Frame 1 (no input): blank canvas, image omitted
Frame 60 (the mouse pressed at the canvas centre just before this capture): blank canvas, image omitted
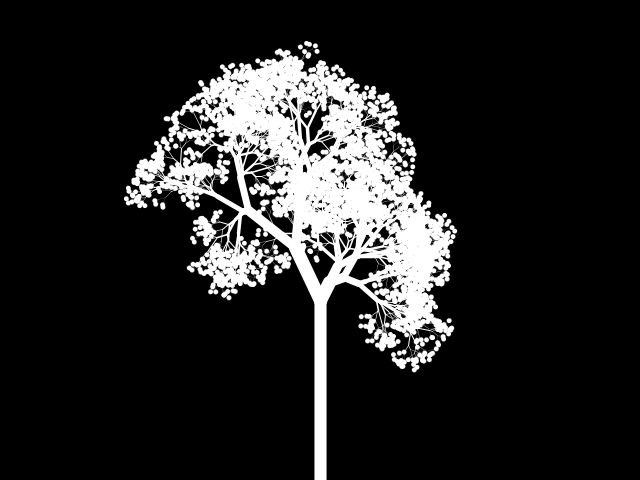
Frame 120 (the mouse held since frame 60 and released just before this capture)

The Processing sketch whose frames 1 and 60 were blank and that drew this single picture after the mouse press (run headless with seeded random() and noise(); from frame 60 on, the mouse is pressed at the canvas centre):

// Processing sketch: processing_145122
// ── processing_145122.pde

/* OpenProcessing Tweak of *@*http://www.openprocessing.org/sketch/1249*@* */
/* !do not delete the line above, required for linking your tweak if you upload again */

int timer;

void setup(){
  size(640,480);
}

void draw(){
  if (millis() - timer >= 2000) {
    drawTree();
    timer = millis();
  }
}


void drawTree(){
    background(0,0,0,255);
    translate(320,300);
    int depth = 11;
    strokeWeight(depth*1.1);
    stroke(255,255,255,255);
    line(0,200,0,0);
    branch(depth);
}
  
void branch(int depth){
  pushMatrix();                    // store the old state
  rotate(radians(random(0,45)));   // rotate
  subBranch(depth);                // and draw one branch
  popMatrix();                     // go back to old state
  rotate(radians(random(-45,-0))); // rotate the other way
  subBranch(depth);                // and draw another branch
}

void subBranch(int depth) {
  scale(0.8);
  int len = (int) random(0,100);
  translate(0,-len);
  strokeWeight(depth*1.5);
  line(0,len,0,0);
  if(depth == 0) {ellipse(0,0,70,70);}
  if(depth > 0) branch(depth-1);
}
